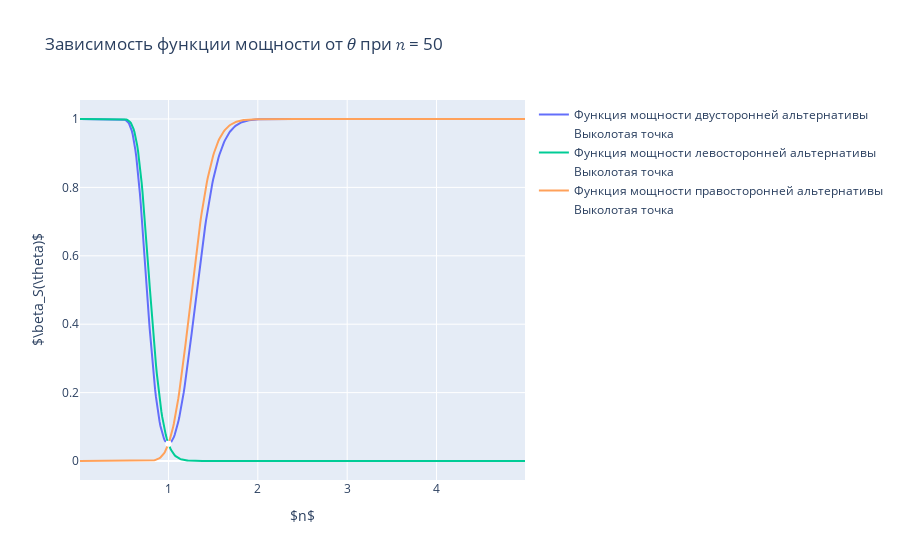

Notebook code cell kept with this figure:
### Code cell
n = 50

frequency_theor = count_theor_beta(sigma=np.sqrt(theta_grid), theta=theta_grid, theta_0=theta_0, n=n)
frequency_theor_left = count_theor_left_beta(sigma=np.sqrt(theta_grid), theta=theta_grid, theta_0=theta_0, n=n)
frequency_theor_right = count_theor_right_beta(sigma=np.sqrt(theta_grid), theta=theta_grid, theta_0=theta_0, n=n)

fig = go.Figure()
fig.add_trace(go.Scatter(x=theta_grid, y=frequency_theor, mode='lines', 
                             name='Функция мощности двусторонней альтернативы'))
fig.add_trace(go.Scatter(x=[1], y=[frequency_theor[100]], mode='markers', line_color='#FFFFFF', 
                             name='Выколотая точка'))
fig.add_trace(go.Scatter(x=theta_grid, y=frequency_theor_left, mode='lines', 
                             name='Функция мощности левосторонней альтернативы'))
fig.add_trace(go.Scatter(x=[1], y=[frequency_theor[100]], mode='markers', line_color='#FFFFFF', 
                             name='Выколотая точка'))
fig.add_trace(go.Scatter(x=theta_grid, y=frequency_theor_right, mode='lines', 
                             name='Функция мощности правосторонней альтернативы'))
fig.add_trace(go.Scatter(x=[1], y=[frequency_theor[100]], mode='markers', line_color='#FFFFFF', 
                             name='Выколотая точка'))
fig.update_layout(title=f'Зависимость функции мощности от 𝜃 при 𝑛 = {n}', 
                      xaxis_title="$n$", yaxis_title="$\\beta_S(\\theta)$")
fig.show()
pof.plot(fig, filename=f'frequency_left_right.html', auto_open=False)

### Figure 1 — Plotly figure (JSON) as saved in the notebook; plotly's stock layout.template omitted (floating-point values rounded to 4 significant figures; data arrays with more than 128 entries replaced by an {"elided": "..."} marker saying what was removed)
{"data": [{"mode": "lines", "name": "Функция мощности двусторонней альтернативы", "type": "scatter", "x": {"elided": "499 float values"}, "y": {"elided": "499 float values"}}, {"line": {"color": "#FFFFFF"}, "mode": "markers", "name": "Выколотая точка", "type": "scatter", "x": [1], "y": [0.05057]}, {"mode": "lines", "name": "Функция мощности левосторонней альтернативы", "type": "scatter", "x": {"elided": "499 float values"}, "y": {"elided": "499 float values"}}, {"line": {"color": "#FFFFFF"}, "mode": "markers", "name": "Выколотая точка", "type": "scatter", "x": [1], "y": [0.05057]}, {"mode": "lines", "name": "Функция мощности правосторонней альтернативы", "type": "scatter", "x": {"elided": "499 float values"}, "y": {"elided": "499 float values"}}, {"line": {"color": "#FFFFFF"}, "mode": "markers", "name": "Выколотая точка", "type": "scatter", "x": [1], "y": [0.05057]}], "layout": {"title": {"text": "Зависимость функции мощности от 𝜃 при 𝑛 = 50"}, "xaxis": {"title": {"text": "$n$"}}, "yaxis": {"title": {"text": "$\\beta_S(\\theta)$"}}}}
